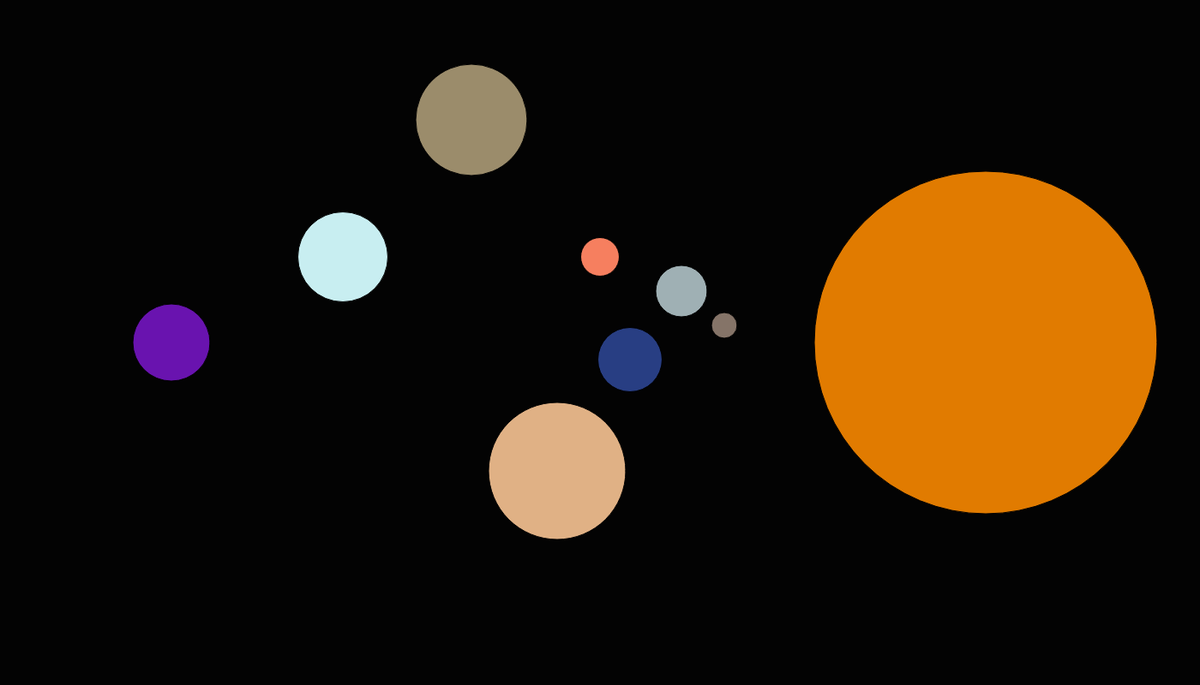
Frame 1 (no input)
Frame 60 (no input): identical to frame 1, image omitted
Frame 120 (the mouse pressed at the canvas centre since frame 60): identical to frame 1, image omitted

The p5.js sketch that drew this single still picture (run headless with seeded random() and noise() and a simulated clock; from frame 60 on, the mouse is pressed at the canvas centre):

// p5.js sketch
// ── sketch.js
let detailY;
// slide to see how detailY works
function setup() {
  createCanvas(1400, 800);
}

function draw() {
  background(3,3,3);
//sun  
fill(225,123,0);
circle(1150,400,400);

//mercury
fill(133,116,104);
circle(845,380,30);

//venus
fill(159,176,180);
circle(795,340,60);

//earth
fill(40,62,131);
circle(735,420,75);


//mars
fill(246,127,95);
circle(700,300,45);

//jupiter
fill(224,177,133);
circle(650,550,160);

//saturn
fill(155,140,107);
circle(550,140,130);

//uranus
fill(200,238,241);
circle(400,300,105);

//neptune
fill(105,19,175);
circle(200,400,90);

}
